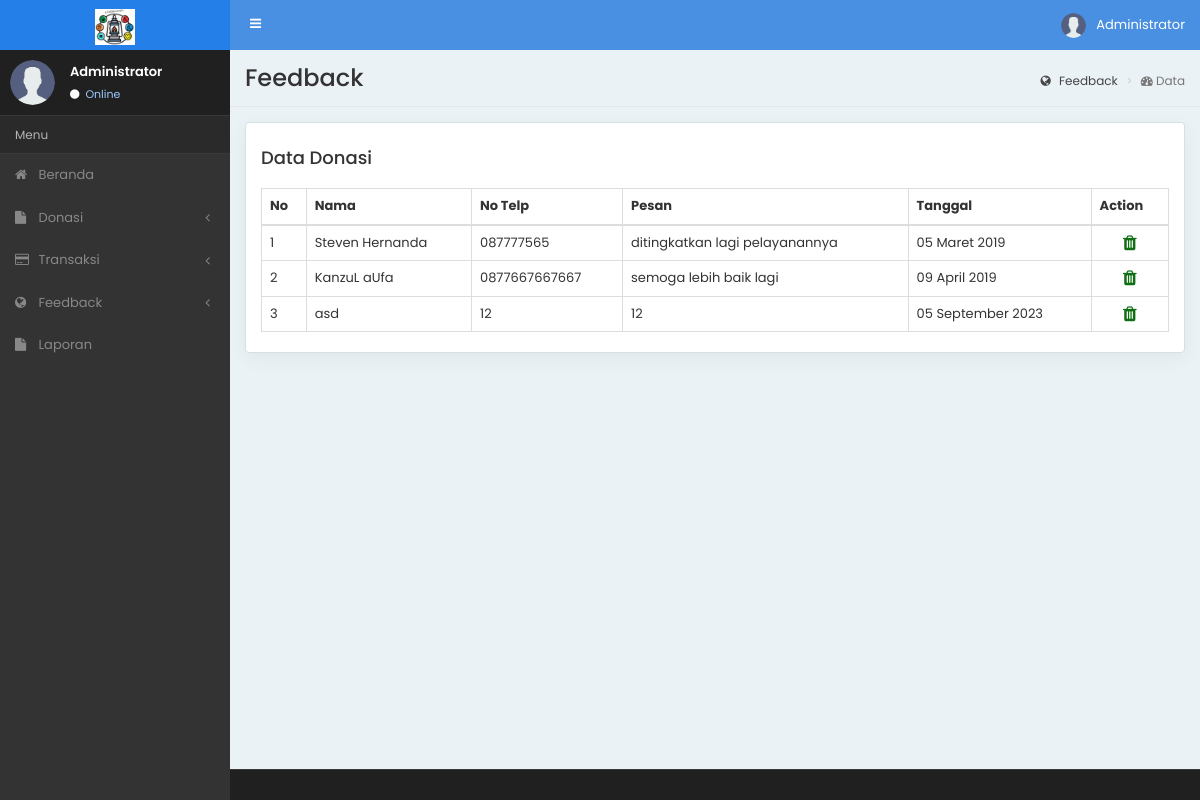
The page /admin/index.php/feedback on the database its author committed.
### tables this page shows
CREATE TABLE `data_feedback` (
  `id_feedback` int(11) NOT NULL,
  `nama_feedback` text NOT NULL,
  `no_telp_feedback` text NOT NULL,
  `pesan_feedback` text NOT NULL,
  `tgl_feedback` date NOT NULL
);

### admin/application/controllers/Feedback.php (called while the page is built, shortened)
<?php
class Feedback extends CI_Controller{
    public function __construct(){
        $this->load->model('MdlFeedback');
    }
    public function index(){
        $getDataFeedback = $this->MdlFeedback->getFeedback('data_feedback')->result();
        $data['tmpFeedback'] = $getDataFeedback;
        $this->load->view('Feedback/dataFeedback', $data);
    }
}
?>

### admin/index.php (called while the page is built, shortened)
<?php
require_once BASEPATH.'core/CodeIgniter.php';

### admin/application/models/MdlFeedback.php (called while the page is built, shortened)
<?php
class MdlFeedback extends CI_Model
{
    public function getFeedback($table)
    {
        return $this->db->get($table);
    }
}
?>

### admin/application/helpers/tanggal_helper.php (called while the page is built, shortened)
<?php  if ( ! defined('BASEPATH')) exit('No direct script access allowed');
if ( ! function_exists('tgl_indo')){
	function tgl_indo($tgl){
		$ubah = gmdate($tgl, time()+60*60*8);
		$pecah = explode("-",$ubah);
		$tanggal = $pecah[2];
		$bulan = bulan($pecah[1]);
		$tahun = $pecah[0];
		return $tanggal.' '.$bulan.' '.$tahun;
	}
}
if ( ! function_exists('bulan')){
	function bulan($bln){
		switch ($bln){
			case 3:
				return "Maret";
				break;
			case 4:
				return "April";
				break;
			case 9:
				return "September";
				break;
		}
	}
}

### admin/application/views/Feedback/dataFeedback.php (the view, shortened to what this page needs)
<!DOCTYPE html>
<html lang="en">
<head>
<?php $this->load->view('layout/meta'); ?>
<?php $this->load->view('layout/css'); ?>
<body class="sidebar-mini">
<div class="wrapper">
    <?php $this->load->view('layout/header') ?>
    <?php $this->load->view('layout/sidebar') ?>
    <div class="content-wrapper">
        <section class="content-header">
          <h1>Feedback</h1>
          <ol class="breadcrumb">
            <li><a href="#"><i class="fa fa-globe"></i> Feedback</a></li>
            <li class="active"><i class="fa fa-dashboard"></i> Data</li>
          </ol>
        </section>
        <section class="content container-fluid">
            <div class="row">
                <div class="col-md-12">
                    <div class="chart-box">
                        <h4>Data Donasi</h4>
                        <div class="table-responsive m-top-2">
                            <table class="table table-bordered">
                                <thead>
                                <tr>
                                    <th>No</th>
                                    <th>Nama</th>
                                    <th>No Telp</th>
                                    <th>Pesan</th>
                                    <th>Tanggal</th>
                                    <th>Action</th>
                                </tr>
                                </thead>
                                <tbody>
                                <?php
                                    $no = 1;
                                    foreach($tmpFeedback as $rows) {
                                ?>
                                    <tr>
                                        <td><?php echo $no; ?></td>
                                        <td><?php echo $rows->nama_feedback; ?></td>
                                        <td><?php echo $rows->no_telp_feedback; ?></td>
                                        <td><?php echo $rows->pesan_feedback; ?></td>
                                        <td><?php echo tgl_indo($rows->tgl_feedback); ?></td>
                                        <td>
                                            <center>
                                            <a href="<?php echo base_url('admin/Feedback/delete/'.$rows->id_feedback) ?>" onclick="return confirm(' Apakah anda yakin HAPUS DATA FEEDBACK ini ? ');"></span><i class="fa fa-trash fa-lg "></a></i>
                                            </center>
                                        </td>
                                    </tr>
                                <?php
                                    $no++;
                                    }
                                ?>
                                </tbody>
                            </table>
                        </div>
                    </div>
                </div>
            </div>
        </section>
    </div>
    <?php $this->load->view('layout/footer'); ?>
</div>
</body>
</html>

### admin/application/views/layout/meta.php (shortened to what this page needs)
<meta http-equiv="Content-Type" content="text/html; charset=utf-8" /></head>

### admin/application/views/layout/css.php (shortened to what this page needs)
<link rel="stylesheet" href="<?php echo base_url('assets/admin/bootstrap/css/bootstrap.min.css'); ?>" />
<link rel="stylesheet" href="<?php echo base_url('assets/admin/css/style.css'); ?>" />
<link rel="stylesheet" href="<?php echo base_url('assets/admin/et-line-font/et-line-font.css'); ?>" />
<link rel="stylesheet" href="<?php echo base_url('assets/admin/font-awesome/css/font-awesome.min.css'); ?>" />
<link type="text/css" rel="stylesheet" href="<?php echo base_url('assets/admin/weather/weather-icons.min.css'); ?>" />
<link type="text/css" rel="stylesheet" href="<?php echo base_url('assets/admin/weather/weather-icons-wind.min.css'); ?>" />

### admin/application/views/layout/header.php (shortened to what this page needs)
<header class="main-header dark-bg">
    <a href="<?php echo base_url('admin') ?>" class="logo dark-bg">
    <span class="logo-lg"><img src="<?php echo base_url('assets/admin/img/logo-lenterakasih.jpg'); ?>" height=20% width=20% alt="Lentera Kasih" /></span> </a>
    <nav class="navbar navbar-static-top" role="navigation">
        <a href="#" class="sidebar-toggle" data-toggle="push-menu" role="button"> <span class="sr-only">Toggle navigation</span> </a>
        <div class="navbar-custom-menu">
            <ul class="nav navbar-nav">
                <li class="dropdown user user-menu"> <a href="#" class="dropdown-toggle" data-toggle="dropdown"> <img src="<?php echo base_url('assets/admin/img/img1.png'); ?>" class="user-image" alt="User Image" /> <span class="hidden-xs">Administrator</span> </a>
                </li>
            </ul>
        </div>
    </nav>
</header>

### admin/application/views/layout/sidebar.php (shortened to what this page needs)
<aside class="main-sidebar dark-bg">
    <section class="sidebar">
        <div class="user-panel black-bg">
            <div class="pull-left image"> <img src="<?php echo base_url('assets/admin/img/img1.png'); ?>" class="img-circle" alt="User Image" /> </div>
            <div class="pull-left info">
                <p>Administrator</p>
                <a href="#"><i class="fa fa-circle"></i> Online</a>
          </div>
        </div>
        <ul class="sidebar-menu" data-widget="tree">
            <li class="header dark-bg">Menu</li>
            <li><a href="<?php echo base_url('admin') ?>"><i class="fa fa-home"></i> Beranda</a></li>
            <li class="treeview"> <a href="#"><i class="fa fa-file"></i> <span>Donasi</span> <span class="pull-right-container"> <i class="fa fa-angle-left pull-right"></i> </span> </a>
            </li>
            <li class="treeview"> <a href="#"><i class="fa fa-credit-card"></i> <span>Transaksi</span> <span class="pull-right-container"> <i class="fa fa-angle-left pull-right"></i> </span> </a>
            </li>
            <li class="treeview"> <a href="#"><i class="fa fa-globe"></i> <span>Feedback</span> <span class="pull-right-container"> <i class="fa fa-angle-left pull-right"></i> </span> </a>
            </li>
            <li><a href="<?php echo base_url('admin/laporan'); ?>"><i class="fa fa-file"></i> Laporan</a></li>
        </ul>
    </section>
</aside>

### admin/application/views/layout/footer.php (shortened to what this page needs)
<footer class="main-footer dark-bg">
    <div class="col-md-5 text-right">
    </div>
</footer>

### rows shown on the page
data_feedback: nama_feedback "Steven Hernanda", no_telp_feedback "087777565", pesan_feedback "ditingkatkan lagi pelayanannya", tgl_feedback "05 Maret 2019"
data_feedback: nama_feedback "KanzuL aUfa", no_telp_feedback "0877667667667", pesan_feedback "semoga lebih baik lagi", tgl_feedback "09 April 2019"
data_feedback: nama_feedback "asd", no_telp_feedback "12", pesan_feedback "12", tgl_feedback "05 September 2023"
